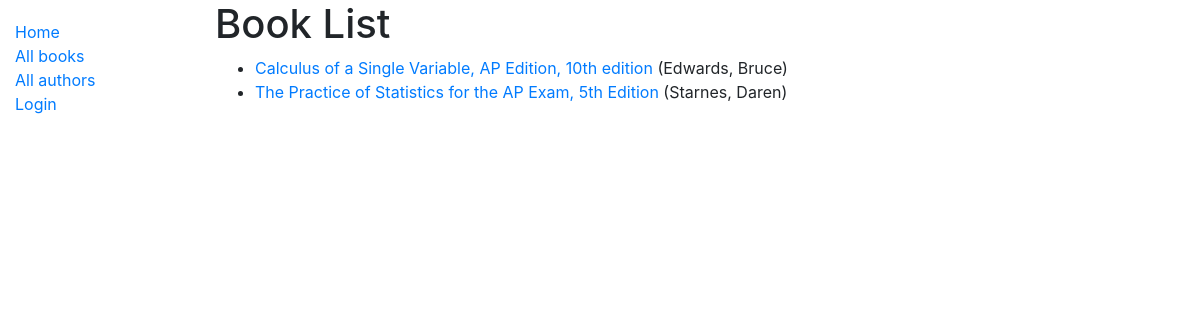
/catalog/books/, run on the app's committed database.
### catalog/models.py (models this page shows, shortened)
class Book(models.Model):
    title = models.CharField(max_length=200)
    author = models.ForeignKey('Author', on_delete=models.SET_NULL, null=True)
    summary = models.TextField(max_length=1000, help_text='Enter a brief description of the book')
    isbn = models.CharField('ISBN', max_length=13, help_text='13 Character <a href="https://www.isbn-international.org/content/what-isbn">ISBN number</a>')
    genre = models.ManyToManyField(Genre, help_text='Select a genre for this book')
    def get_absolute_url(self):
        return reverse('book-detail', args=[str(self.id)])
    def display_genre(self):
        """Create a string for the Genre. This is required to display genre in Admin."""
        return ', '.join(genre.name for genre in self.genre.all()[:3])
    display_genre.short_description = 'Genre'

class Author(models.Model):
    first_name = models.CharField(max_length=100)
    last_name = models.CharField(max_length=100)
    date_of_birth = models.DateField(null=True, blank=True)
    date_of_death = models.DateField('Died', null=True, blank=True)
    class Meta:
        ordering = ['last_name', 'first_name']
    def __str__(self):
        return f'{self.last_name}, {self.first_name}'

### catalog/views.py (the view)
# urls.py: path('books/', views.BookListView.as_view(), name='books'),
class BookListView(generic.ListView):
    model = Book
    paginate_by = 10

### catalog/templates/catalog/book_list.html
{% extends "base_generic.html" %}
{% block content %}
  <h1>Book List</h1>
  {% if book_list %}
  <ul>
    {% for book in book_list %}
      <li>
        <a href="{{ book.get_absolute_url }}">{{ book.title }}</a> ({{book.author}})
      </li>
    {% endfor %}
  </ul>
  {% else %}
    <p>There are no books in the library.</p>
  {% endif %}
{% endblock %}

### data on the page
Book: title "Calculus of a Single Variable, AP Edition, 10th edition", author "Edwards, Bruce"
Book: title "The Practice of Statistics for the AP Exam, 5th Edition", author "Starnes, Daren"
